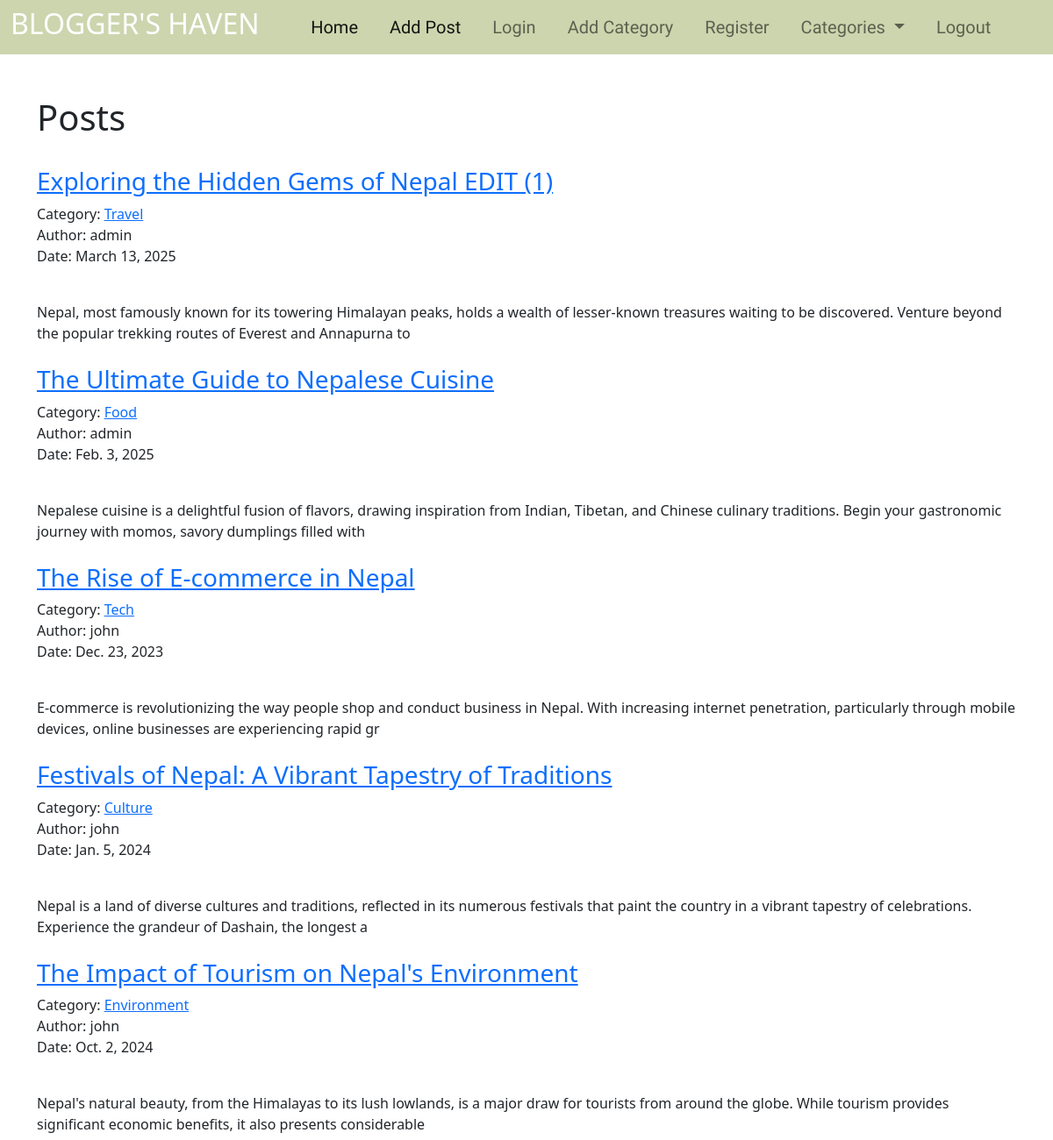
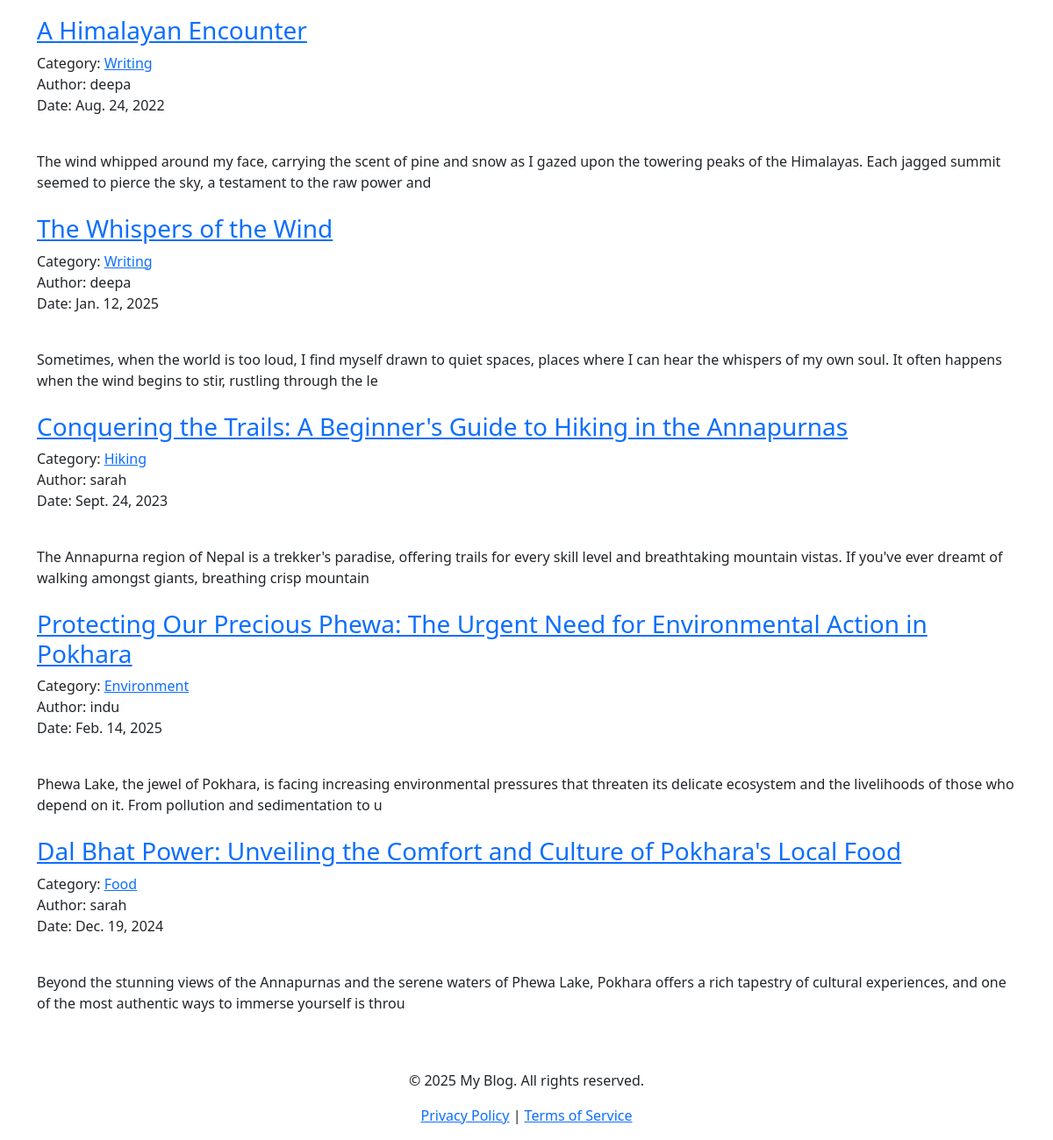
The page / on the database its author committed (2 pictures, top to bottom).
### myapp/models.py (models this page shows, shortened)
class Article(models.Model):
    title = models.CharField(max_length = 300)
    author = models.ForeignKey(User, on_delete=models.CASCADE)
    content = models.TextField()
    category = models.CharField(max_length=300 , default="Travel")
    date = models.DateField()
    likes = models.ManyToManyField(User, related_name='liked_articles')

### myapp/views.py (the view)
# urls.py: 2. Add a URL to urlpatterns:  path('', views.home, name='home')
class home(ListView):
    model = Article
    template_name = 'home.html'
    def get_context_data(self, *args, **kwargs):
        catg_menu = Category.objects.all()
        context = super(home, self).get_context_data(*args, **kwargs)
        context["catg_menu"] = catg_menu
        return context

### myapp/models.py (called while the page is built)
    def __str__(self):
        return self.name

### templates/home.html (shortened to what this page needs)
{% extends "base.html" %}
{% load static %}
{% block content %}
<div class="container">
    <br/><br/>
    <h1> Posts </h1>
    <br/>
    {% for article in object_list %}
        <div class="blog-post-box">
            <h3>
                <a href="{% url 'article-detail' article.pk %}">
                    {{article.title}}
                </a>
            </h3>
            <p>
                Category: <a href="{% url 'category' article.category %}">{{article.category}}</a><br>
                Author: {{article.author }}<br>
                Date: {{article.date}}
            </p>
             <br/>
            {{article.content|slice:":200"|safe }}
        </div>
        <br/>
    {% endfor %}
</div>
{% endblock content %}

### templates/base.html (shortened to what this page needs)
<!doctype html>
<html lang="en">
{% load static %}
  <head>
  {% block css %}
    <link href="https://cdn.jsdelivr.net/npm/bootstrap@5.1.3/dist/css/bootstrap.min.css" rel="stylesheet">
    <link rel="stylesheet" href="{% static 'css/home.css' %}">
{% endblock css %}
  </head>
  <header>
    {% load static %}
    <nav class="navbar navbar-expand-lg navbar-light" style="background-color: #ccd5ae;">
      <div class="container-fluid">
        <h2 style="color: white"> BLOGGER'S HAVEN </h2>
          <br/>
          <div class="collapse navbar-collapse" id="navbarSupportedContent">
            <ul class="navbar-nav me-auto mb-2 mb-lg-0">
              <br/>
              <li class="nav-item">
                <a class="nav-link active" aria-current="page" href="{% url 'home' %}"> Home </a>
              </li>
              <li class="nav-item">
                <a class="nav-link active" aria-current="page" href="{% url 'add_post' %}"> Add Post </a>
              </li>
              <li class="nav-item">
                <a class="nav-link" href="{% url 'login' %}"> Login </a>
              </li>
              <li class="nav-item">
                <a class="nav-link" href="{% url 'add_category' %}"> Add Category </a>
              </li>
              <li class="nav-item">
                <a class="nav-link" href="{% url 'register' %}"> Register </a>
              </li>
              {% if catg_menu %}
                <li class="nav-item dropdown">
                  <a class="nav-link dropdown-toggle" href="#" id="navbarDropdown" role="button" data-bs-toggle="dropdown" aria-expanded="false">
                    Categories
                  </a>
                </li>
              {% endif %}
              <li class="nav-item">
                <a class="nav-link" href="{% url 'logout' %}"> Logout </a>
              </li>
            </ul>
          </div>
      </div>
    </nav>
      </header>
      <body>
        {% block content %}
        {% endblock content %}
      <footer class="bg- text-center py-3 mt-4">
        <p>© 2025 My Blog. All rights reserved.</p>
        <a href="#">Privacy Policy</a> | <a href="#">Terms of Service</a>
      </footer>
    </body>
</html>

### static/css/home.css (style rules this page uses)
.navbar-nav { font-family: "Work Sans", sans-serif; display: flex; justify-content: center; align-items: center; width: 100%; font-size: 20px; }
.navbar-nav .nav-item { margin: 0 10px; }
.navbar-collapse { display: flex; justify-content: center; }

### rows shown on the page
Article: title "Exploring the Hidden Gems of Nepal EDIT (1)", category "Travel", author "admin", date "March 13, 2025", content "Nepal, most famously known for its towering Himalayan peaks, holds a wealth of lesser-known treasures waiting to be discovered. Venture beyond the popular trekking routes of Everest and Annapurna to"
Article: title "The Ultimate Guide to Nepalese Cuisine", category "Food", author "admin", date "Feb. 3, 2025", content "Nepalese cuisine is a delightful fusion of flavors, drawing inspiration from Indian, Tibetan, and Chinese culinary traditions. Begin your gastronomic journey with momos, savory dumplings filled with"
Article: title "The Rise of E-commerce in Nepal", category "Tech", author "john", date "Dec. 23, 2023", content "E-commerce is revolutionizing the way people shop and conduct business in Nepal. With increasing internet penetration, particularly through mobile devices, online businesses are experiencing rapid gr"
Article: title "Festivals of Nepal: A Vibrant Tapestry of Traditions", category "Culture", author "john", date "Jan. 5, 2024", content "Nepal is a land of diverse cultures and traditions, reflected in its numerous festivals that paint the country in a vibrant tapestry of celebrations. Experience the grandeur of Dashain, the longest a"
Article: title "The Impact of Tourism on Nepal's Environment", category "Environment", author "john", date "Oct. 2, 2024", content "Nepal's natural beauty, from the Himalayas to its lush lowlands, is a major draw for tourists from around the globe. While tourism provides significant economic benefits, it also presents considerable"
Article: title "A Himalayan Encounter", category "Writing", author "deepa", date "Aug. 24, 2022", content "The wind whipped around my face, carrying the scent of pine and snow as I gazed upon the towering peaks of the Himalayas. Each jagged summit seemed to pierce the sky, a testament to the raw power and"
Article: title "The Whispers of the Wind", category "Writing", author "deepa", date "Jan. 12, 2025", content "Sometimes, when the world is too loud, I find myself drawn to quiet spaces, places where I can hear the whispers of my own soul. It often happens when the wind begins to stir, rustling through the le"
Article: title "Conquering the Trails: A Beginner's Guide to Hiking in the Annapurnas", category "Hiking", author "sarah", date "Sept. 24, 2023", content "The Annapurna region of Nepal is a trekker's paradise, offering trails for every skill level and breathtaking mountain vistas. If you've ever dreamt of walking amongst giants, breathing crisp mountain"
Article: title "Protecting Our Precious Phewa: The Urgent Need for Environmental Action in Pokhara", category "Environment", author "indu", date "Feb. 14, 2025", content "Phewa Lake, the jewel of Pokhara, is facing increasing environmental pressures that threaten its delicate ecosystem and the livelihoods of those who depend on it. From pollution and sedimentation to u"
Article: title "Dal Bhat Power: Unveiling the Comfort and Culture of Pokhara's Local Food", category "Food", author "sarah", date "Dec. 19, 2024", content "Beyond the stunning views of the Annapurnas and the serene waters of Phewa Lake, Pokhara offers a rich tapestry of cultural experiences, and one of the most authentic ways to immerse yourself is throu"
